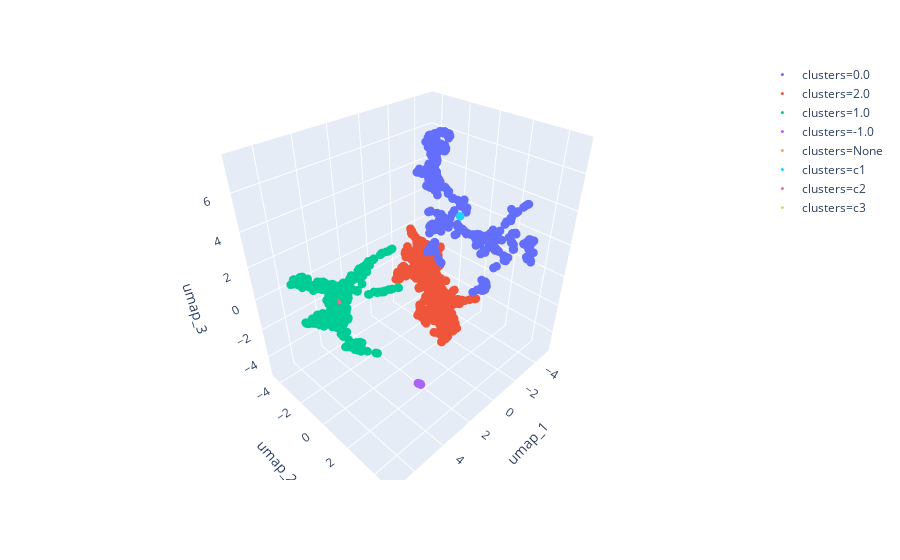

The notebook cell this image was saved under:
### Code cell
fig = px.scatter_3d(df, x='umap_1', y='umap_2', z='umap_3', color='clusters')
fig.update_traces(marker=dict(size=3))
fig.show()

### Figure 1 — Plotly figure (JSON) as saved in the notebook; plotly's stock layout.template omitted (floating-point values rounded to 4 significant figures; data arrays with more than 128 entries replaced by an {"elided": "..."} marker saying what was removed)
{"data": [{"hoverlabel": {"namelength": 0}, "hovertemplate": "clusters=0.0<br>umap_1=%{x}<br>umap_2=%{y}<br>umap_3=%{z}", "legendgroup": "clusters=0.0", "marker": {"color": "#636efa", "size": 3, "symbol": "circle"}, "mode": "markers", "name": "clusters=0.0", "scene": "scene", "showlegend": true, "type": "scatter3d", "x": {"elided": "699 float values"}, "y": {"elided": "699 float values"}, "z": {"elided": "699 float values"}}, {"hoverlabel": {"namelength": 0}, "hovertemplate": "clusters=2.0<br>umap_1=%{x}<br>umap_2=%{y}<br>umap_3=%{z}", "legendgroup": "clusters=2.0", "marker": {"color": "#EF553B", "size": 3, "symbol": "circle"}, "mode": "markers", "name": "clusters=2.0", "scene": "scene", "showlegend": true, "type": "scatter3d", "x": {"elided": "934 float values"}, "y": {"elided": "934 float values"}, "z": {"elided": "934 float values"}}, {"hoverlabel": {"namelength": 0}, "hovertemplate": "clusters=1.0<br>umap_1=%{x}<br>umap_2=%{y}<br>umap_3=%{z}", "legendgroup": "clusters=1.0", "marker": {"color": "#00cc96", "size": 3, "symbol": "circle"}, "mode": "markers", "name": "clusters=1.0", "scene": "scene", "showlegend": true, "type": "scatter3d", "x": {"elided": "575 float values"}, "y": {"elided": "575 float values"}, "z": {"elided": "575 float values"}}, {"hoverlabel": {"namelength": 0}, "hovertemplate": "clusters=-1.0<br>umap_1=%{x}<br>umap_2=%{y}<br>umap_3=%{z}", "legendgroup": "clusters=-1.0", "marker": {"color": "#ab63fa", "size": 3, "symbol": "circle"}, "mode": "markers", "name": "clusters=-1.0", "scene": "scene", "showlegend": true, "type": "scatter3d", "x": [5.313, 5.317, 5.346, 5.317, 5.316, 5.299, 5.378, 5.308, 5.331, 5.376, 5.316, 5.43, 5.395, 5.358, 5.436, 5.316, 5.398], "y": [4.888, 4.89, 4.902, 4.888, 4.885, 4.861, 4.9, 4.89, 4.916, 4.891, 4.833, 4.837, 4.85, 4.874, 4.865, 4.891, 4.883], "z": [-0.2994, -0.2937, -0.2606, -0.2905, -0.2929, -0.3032, -0.2263, -0.3041, -0.2759, -0.2272, -0.2914, -0.1724, -0.2104, -0.2286, -0.1675, -0.2944, -0.2039]}, {"hoverlabel": {"namelength": 0}, "hovertemplate": "clusters=None<br>umap_1=%{x}<br>umap_2=%{y}<br>umap_3=%{z}", "legendgroup": "clusters=None", "marker": {"color": "#FFA15A", "size": 3, "symbol": "circle"}, "mode": "markers", "name": "clusters=None", "scene": "scene", "showlegend": true, "type": "scatter3d", "x": [5.331], "y": [4.888], "z": [-0.2759]}, {"hoverlabel": {"namelength": 0}, "hovertemplate": "clusters=c1<br>umap_1=%{x}<br>umap_2=%{y}<br>umap_3=%{z}", "legendgroup": "clusters=c1", "marker": {"color": "#19d3f3", "size": 3, "symbol": "circle"}, "mode": "markers", "name": "clusters=c1", "scene": "scene", "showlegend": true, "type": "scatter3d", "x": [-1.6], "y": [0.868], "z": [3.504]}, {"hoverlabel": {"namelength": 0}, "hovertemplate": "clusters=c2<br>umap_1=%{x}<br>umap_2=%{y}<br>umap_3=%{z}", "legendgroup": "clusters=c2", "marker": {"color": "#FF6692", "size": 3, "symbol": "circle"}, "mode": "markers", "name": "clusters=c2", "scene": "scene", "showlegend": true, "type": "scatter3d", "x": [4.977], "y": [-1.198], "z": [0.4674]}, {"hoverlabel": {"namelength": 0}, "hovertemplate": "clusters=c3<br>umap_1=%{x}<br>umap_2=%{y}<br>umap_3=%{z}", "legendgroup": "clusters=c3", "marker": {"color": "#B6E880", "size": 3, "symbol": "circle"}, "mode": "markers", "name": "clusters=c3", "scene": "scene", "showlegend": true, "type": "scatter3d", "x": [-2.009], "y": [-1.292], "z": [-2.307]}], "layout": {"legend": {"tracegroupgap": 0}, "margin": {"t": 60}, "scene": {"domain": {"x": [0, 1], "y": [0, 1]}, "xaxis": {"title": {"text": "umap_1"}}, "yaxis": {"title": {"text": "umap_2"}}, "zaxis": {"title": {"text": "umap_3"}}}}}
